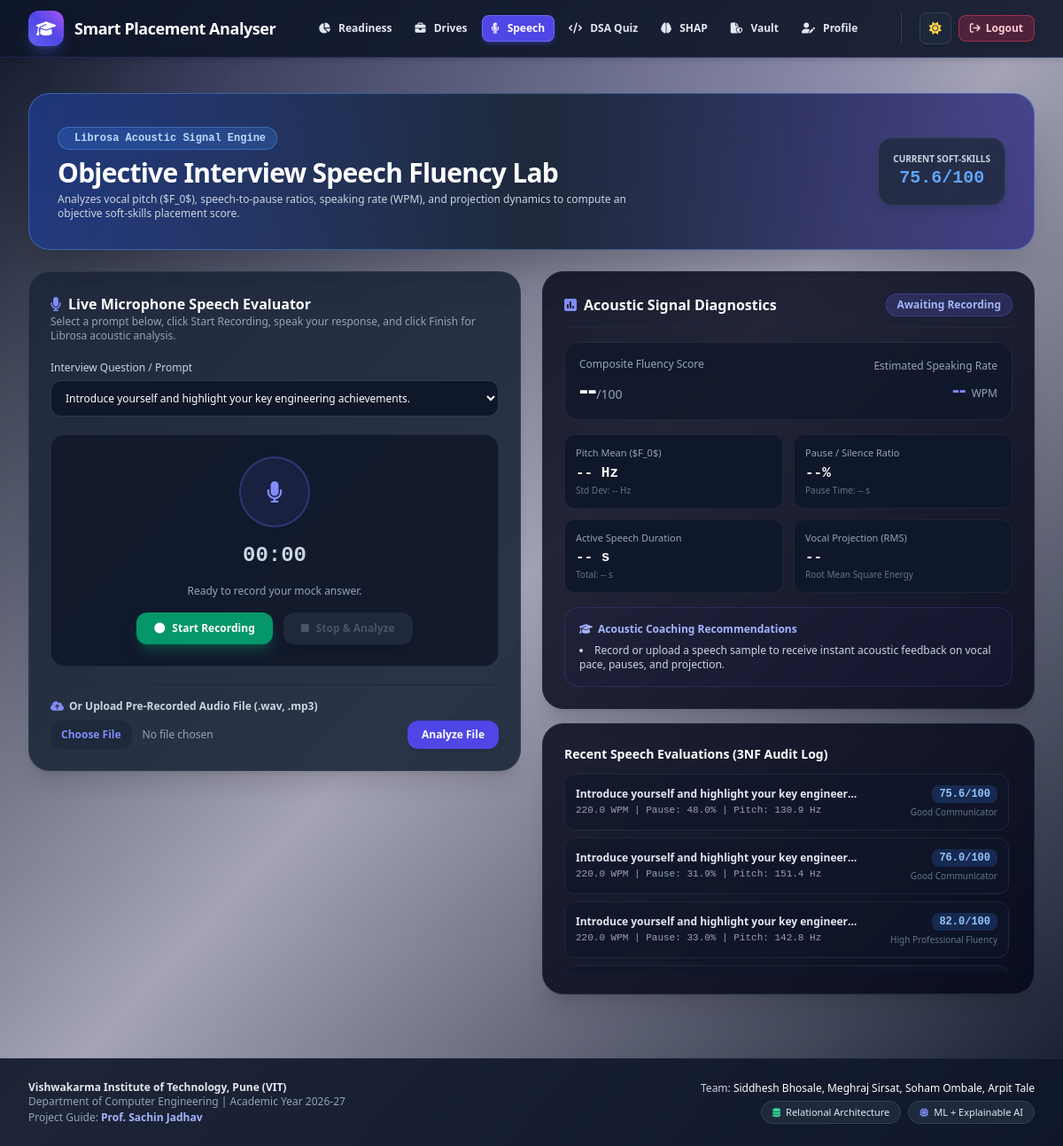
The app's page /interview-lab (signed in) with its own data.
### tables this page shows
CREATE TABLE students (
            id INTEGER PRIMARY KEY AUTOINCREMENT,
            user_id INTEGER NOT NULL UNIQUE,
            roll_no TEXT NOT NULL UNIQUE,
            gr_no TEXT NOT NULL UNIQUE,
            full_name TEXT NOT NULL,
            email TEXT NOT NULL UNIQUE,
            phone TEXT,
            department TEXT NOT NULL DEFAULT 'Computer Engineering',
            semester INTEGER NOT NULL DEFAULT 3,
            cgpa REAL NOT NULL,
            ssc_percentage REAL NOT NULL,
            hsc_percentage REAL NOT NULL,
            active_backlogs INTEGER NOT NULL DEFAULT 0,
            history_backlogs INTEGER NOT NULL DEFAULT 0,
            dsa_score REAL NOT NULL DEFAULT 0.0,
            leetcode_solved INTEGER NOT NULL DEFAULT 0,
            hackathons_won INTEGER NOT NULL DEFAULT 0,
            projects_count INTEGER NOT NULL DEFAULT 0,
            certifications_count INTEGER NOT NULL DEFAULT 0,
            soft_skills_score REAL DEFAULT 70.0,
            placement_readiness_index REAL DEFAULT 0.0,
            target_tier TEXT DEFAULT 'Tier 1 Product',
            created_at TIMESTAMP DEFAULT CURRENT_TIMESTAMP,
            updated_at TIMESTAMP DEFAULT CURRENT_TIMESTAMP,
            FOREIGN KEY (user_id) REFERENCES users(id) ON DELETE CASCADE
        );

CREATE TABLE audio_evaluations (
            id INTEGER PRIMARY KEY AUTOINCREMENT,
            student_id INTEGER NOT NULL,
            prompt_topic TEXT NOT NULL,
            audio_filename TEXT NOT NULL,
            pitch_mean_hz REAL NOT NULL,
            pitch_std_hz REAL NOT NULL,
            speech_duration_sec REAL NOT NULL,
            pause_duration_sec REAL NOT NULL,
            pause_ratio REAL NOT NULL,
            speaking_rate_wpm REAL NOT NULL,
            vocal_energy REAL NOT NULL,
            soft_skills_score REAL NOT NULL,
            confidence_level TEXT NOT NULL,
            feedback_json TEXT NOT NULL,
            evaluated_at TIMESTAMP DEFAULT CURRENT_TIMESTAMP,
            FOREIGN KEY (student_id) REFERENCES students(id) ON DELETE CASCADE
        );

### app.py (the view)
@app.route('/speech')
@app.route('/interview-lab')
@login_required
@role_required('STUDENT')
def interview_lab():
    student = get_current_student()
    past_evals = query_db("""
        SELECT * FROM audio_evaluations
        WHERE student_id = ?
        ORDER BY id DESC
    """, (student['id'],))
    topics = [
        "Introduce yourself and highlight your key engineering achievements.",
        "Explain the architecture and technical challenges of your primary software project.",
        "How do you approach debugging a race condition or memory leak in production?",
        "Why are you interested in software engineering at our company?"
    ]
    return render_template('interview_lab.html', student=student, past_evals=past_evals, topics=topics)

### templates/interview_lab.html (shortened to what this page needs)
{% extends 'base.html' %}
{% block content %}
<div class="space-y-6">
    <div class="bg-gradient-to-r from-blue-900/80 via-slate-800 to-indigo-900/80 border border-blue-400/40 rounded-3xl p-6 sm:p-8 shadow-2xl relative overflow-hidden">
        <div class="flex flex-col sm:flex-row sm:items-center justify-between gap-4">
            <div>
                <div class="inline-flex items-center gap-1.5 px-3 py-1 rounded-full bg-blue-500/25 text-blue-200 border border-blue-400/40 text-xs font-mono font-semibold mb-2">
                     Librosa Acoustic Signal Engine
                </div>
                <h1 class="text-2xl sm:text-3xl font-extrabold text-white tracking-tight">
                    Objective Interview Speech Fluency Lab
                </h1>
                <p class="text-xs text-slate-300 mt-1 max-w-2xl">
                    Analyzes vocal pitch ($F_0$), speech-to-pause ratios, speaking rate (WPM), and projection dynamics to compute an objective soft-skills placement score.
                </p>
            </div>
            <div class="flex items-center gap-3">
                <div class="bg-slate-800/80 border border-slate-700 rounded-2xl p-4 text-center shadow-lg">
                    <div class="text-[10px] text-slate-300 uppercase font-semibold">Current Soft-Skills</div>
                    <div class="text-xl font-bold text-blue-400 font-mono" id="currentSoftScore">{{ student.soft_skills_score if student.soft_skills_score is not none else 0.0 }}/100</div>
                </div>
            </div>
        </div>
    </div>
    <div class="grid grid-cols-1 lg:grid-cols-12 gap-6 items-start">
        <div class="lg:col-span-6 bg-slate-800/90 border border-slate-700/80 rounded-3xl p-6 shadow-xl space-y-5">
            <div>
                <h2 class="text-base font-bold text-white flex items-center gap-2">
                    <i class="fa-solid fa-microphone text-indigo-400"></i>
                    Live Microphone Speech Evaluator
                </h2>
                <p class="text-xs text-slate-400">Select a prompt below, click Start Recording, speak your response, and click Finish for Librosa acoustic analysis.</p>
            </div>
            <div>
                <label class="block text-xs font-medium text-slate-300 mb-1.5">Interview Question / Prompt</label>
                <select id="promptSelect" class="w-full bg-slate-900 border border-slate-700/80 rounded-xl px-3 py-2.5 text-xs text-white focus:outline-none focus:border-indigo-500">
                    {% for topic in topics %}
                        <option value="{{ topic }}">{{ topic }}</option>
                    {% endfor %}
                </select>
            </div>
            <div class="bg-slate-900/90 border border-slate-800 rounded-2xl p-6 flex flex-col items-center justify-center space-y-4 text-center">
                <div id="micIndicator" class="w-20 h-20 rounded-full bg-indigo-500/10 border-2 border-indigo-500/30 flex items-center justify-center text-indigo-400 text-2xl transition-all">
                    <i class="fa-solid fa-microphone" id="micIcon"></i>
                </div>
                <div id="recordingTimer" class="font-mono text-2xl font-bold text-slate-300">
                    00:00
                </div>
                <div id="recordingStatus" class="text-xs text-slate-400">
                    Ready to record your mock answer.
                </div>
                <div class="flex items-center gap-3">
                    <button id="startRecordBtn" class="px-5 py-2.5 bg-emerald-600 hover:bg-emerald-500 text-white text-xs font-semibold rounded-xl shadow-lg shadow-emerald-600/30 transition-all flex items-center gap-2">
                        <i class="fa-solid fa-circle"></i> Start Recording
                    </button>
                    <button id="stopRecordBtn" disabled class="px-5 py-2.5 bg-rose-600 hover:bg-rose-500 disabled:bg-slate-800 disabled:text-slate-600 text-white text-xs font-semibold rounded-xl shadow-lg transition-all flex items-center gap-2">
                        <i class="fa-solid fa-stop"></i> Stop & Analyze
                    </button>
                </div>
            </div>
            <div class="pt-4 border-t border-slate-800">
                <div class="text-xs font-semibold text-slate-300 mb-2 flex items-center gap-1.5">
                    <i class="fa-solid fa-cloud-arrow-up text-indigo-400"></i> Or Upload Pre-Recorded Audio File (.wav, .mp3)
                </div>
                <form id="uploadAudioForm" class="flex items-center gap-3">
                    <input type="file" id="audioFileInput" accept="audio/*" class="w-full text-xs text-slate-400 file:mr-3 file:py-2 file:px-3 file:rounded-xl file:border-0 file:text-xs file:font-semibold file:bg-slate-800 file:text-indigo-400 hover:file:bg-slate-700 cursor-pointer">
                    <button type="submit" class="px-4 py-2 bg-indigo-600 hover:bg-indigo-500 text-white text-xs font-semibold rounded-xl shadow-md transition-all whitespace-nowrap">
                        Analyze File
                    </button>
                </form>
            </div>
        </div>
        <div class="lg:col-span-6 space-y-4">
            <div id="resultCard" class="bg-slate-950/80 border border-slate-800 rounded-3xl p-6 shadow-xl space-y-4">
                <div class="flex items-center justify-between pb-3 border-b border-slate-800">
                    <h3 class="text-base font-bold text-white flex items-center gap-2">
                        <i class="fa-solid fa-square-poll-vertical text-indigo-400"></i>
                        Acoustic Signal Diagnostics
                    </h3>
                    <span id="confidenceBadge" class="px-3 py-1 rounded-full text-xs font-semibold bg-indigo-500/20 text-indigo-300 border border-indigo-500/30">
                        Awaiting Recording
                    </span>
                </div>
                <div class="flex items-center justify-between bg-slate-900/80 rounded-2xl p-4 border border-slate-800">
                    <div>
                        <div class="text-xs text-slate-400">Composite Fluency Score</div>
                        <div class="text-3xl font-extrabold text-white mt-0.5" id="fluencyScoreVal">--<span class="text-sm font-normal text-slate-400">/100</span></div>
                    </div>
                    <div class="text-right">
                        <div class="text-xs text-slate-400">Estimated Speaking Rate</div>
                        <div class="text-2xl font-bold text-indigo-400 mt-0.5" id="wpmVal">-- <span class="text-xs text-slate-400 font-normal">WPM</span></div>
                    </div>
                </div>
                <div class="grid grid-cols-2 gap-3">
                    <div class="bg-slate-900 border border-slate-800/80 rounded-xl p-3">
                        <div class="text-[11px] text-slate-400">Pitch Mean ($F_0$)</div>
                        <div class="text-base font-bold text-white font-mono mt-0.5" id="pitchMeanVal">-- Hz</div>
                        <div class="text-[10px] text-slate-500" id="pitchStdVal">Std Dev: -- Hz</div>
                    </div>
                    <div class="bg-slate-900 border border-slate-800/80 rounded-xl p-3">
                        <div class="text-[11px] text-slate-400">Pause / Silence Ratio</div>
                        <div class="text-base font-bold text-white font-mono mt-0.5" id="pauseRatioVal">--%</div>
                        <div class="text-[10px] text-slate-500" id="pauseDurationVal">Pause Time: -- s</div>
                    </div>
                    <div class="bg-slate-900 border border-slate-800/80 rounded-xl p-3">
                        <div class="text-[11px] text-slate-400">Active Speech Duration</div>
                        <div class="text-base font-bold text-white font-mono mt-0.5" id="speechDurationVal">-- s</div>
                        <div class="text-[10px] text-slate-500" id="totalDurationVal">Total: -- s</div>
                    </div>
                    <div class="bg-slate-900 border border-slate-800/80 rounded-xl p-3">
                        <div class="text-[11px] text-slate-400">Vocal Projection (RMS)</div>
                        <div class="text-base font-bold text-white font-mono mt-0.5" id="vocalEnergyVal">--</div>
                        <div class="text-[10px] text-slate-500">Root Mean Square Energy</div>
                    </div>
                </div>
                <div class="bg-indigo-950/20 border border-indigo-500/20 rounded-2xl p-4 space-y-2">
                    <div class="text-xs font-bold text-indigo-300 flex items-center gap-1.5">
                        <i class="fa-solid fa-graduation-cap"></i>
                        Acoustic Coaching Recommendations
                    </div>
                    <ul class="space-y-1.5 text-xs text-slate-300 list-disc list-inside" id="feedbackList">
                        <li>Record or upload a speech sample to receive instant acoustic feedback on vocal pace, pauses, and projection.</li>
                    </ul>
                </div>
            </div>
            <div class="bg-slate-950/80 border border-slate-800 rounded-3xl p-6 shadow-xl space-y-3">
                <h3 class="text-sm font-bold text-white">Recent Speech Evaluations (3NF Audit Log)</h3>
                <div class="space-y-2 max-h-56 overflow-y-auto pr-1">
                    {% for ev in past_evals %}
                    <div class="bg-slate-900/60 border border-slate-800 rounded-xl p-3 text-xs flex items-center justify-between">
                        <div>
                            <div class="font-semibold text-slate-200 truncate max-w-xs">{{ ev.prompt_topic }}</div>
                            <div class="text-[11px] text-slate-400 mt-0.5 font-mono">
                                {{ ev.speaking_rate_wpm }} WPM | Pause: {{ ev.pause_ratio }}% | Pitch: {{ ev.pitch_mean_hz }} Hz
                            </div>
                        </div>
                        <div class="text-right">
                            <span class="inline-block px-2 py-0.5 rounded-lg bg-blue-500/20 text-blue-300 font-bold font-mono">
                                {{ ev.soft_skills_score }}/100
                            </span>
                            <div class="text-[10px] text-slate-500 mt-0.5">{{ ev.confidence_level }}</div>
                        </div>
                    </div>
                    {% else %}
                    <div class="text-xs text-slate-400 py-3 text-center">No past audio evaluations found. Try recording your first answer above!</div>
                    {% endfor %}
                </div>
            </div>
        </div>
    </div>
</div>
{% endblock %}

### records on screen
students: soft_skills_score "75.6"
audio_evaluations: prompt_topic "Introduce yourself and highlight your key engineer…", speaking_rate_wpm "220.0", pause_ratio "48.0", pitch_mean_hz "130.9", soft_skills_score "75.6", confidence_level "Good Communicator"
audio_evaluations: prompt_topic "Introduce yourself and highlight your key engineer…", speaking_rate_wpm "220.0", pause_ratio "31.9", pitch_mean_hz "151.4", soft_skills_score "76.0", confidence_level "Good Communicator"
audio_evaluations: prompt_topic "Introduce yourself and highlight your key engineer…", speaking_rate_wpm "220.0", pause_ratio "33.0", pitch_mean_hz "142.8", soft_skills_score "82.0", confidence_level "High Professional Fluency"

### other values on screen
form field value "Introduce yourself and highlight your key engineering achievements."
